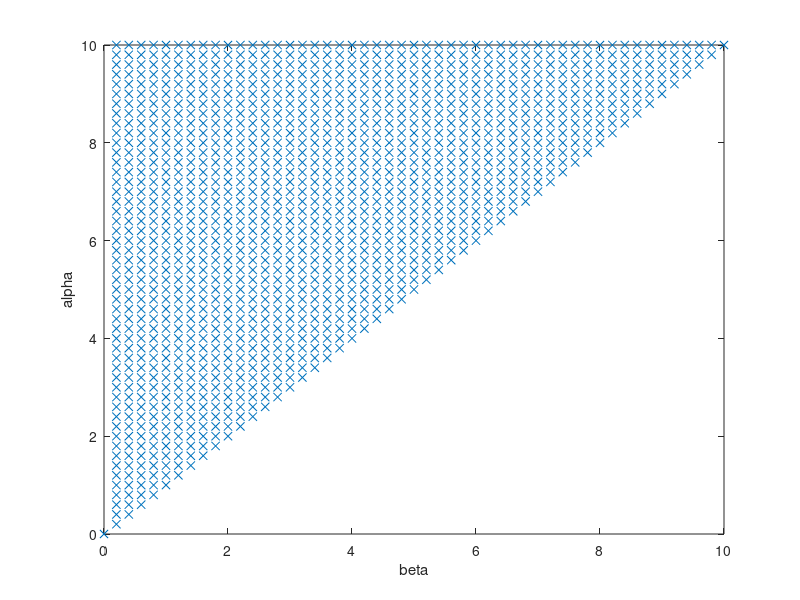

Write MATLAB code to recreate this figure. (Note: this script raises an error after producing the figure.)
N = 50;
u_delta = 10/N;

gamma = zeros(N,3);

count = 1;
for alpha_k = 1:N
    for beta_k = 1:alpha_k
        count = count+1;
        gamma(count,:) = [u_delta*alpha_k, u_delta*beta_k, 0];
    end
end


figure;
plot(gamma(:,2),gamma(:,1),'x')
xlabel('beta')
ylabel('alpha')

mu = ones(length(gamma),1);

u = 0:0.1:10;
u = [u, 10:-0.1:3];
u = [u, 3:0.1:7];
u = [u, 7:-0.1:4];
u = [u, 4:0.1:6];
%u = [u, 6:-0.1:0];
u = simout

w = [];

for k = 1:length(u)
    [tmp,gamma] = preisach_v1(u(k),gamma,mu);
    w(k) = tmp;
end

figure;
subplot(311)
plot(u)
subplot(312)
plot(w)
subplot(313)
plot(u,w)

figure; hold on;
mask = (gamma(:,3)==1);
plot(gamma(mask,2),gamma(mask,1),'rx')

mask = (gamma(:,3)==-1);
plot(gamma(mask,2),gamma(mask,1),'bo')